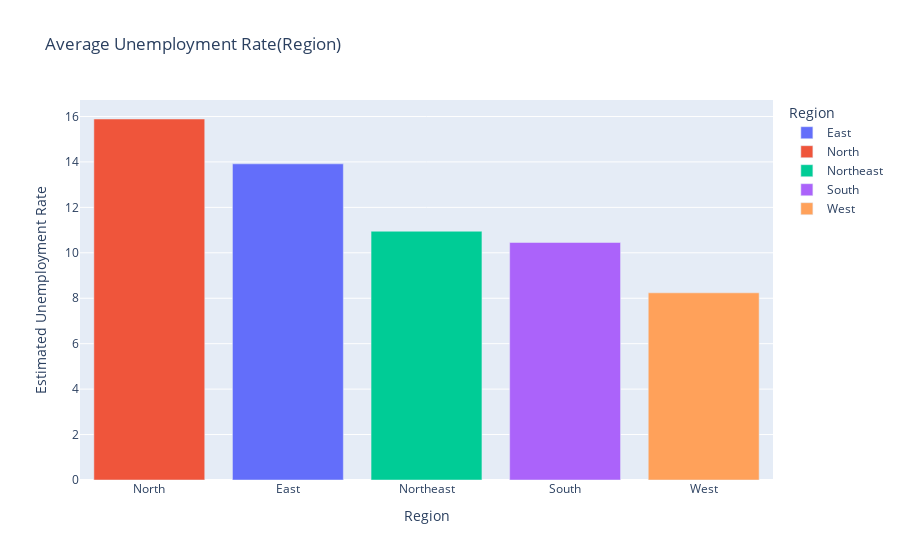

This figure's notebook cell:
### Code cell
# Average Unemployment Rate

fig = px.bar(Region,x='Region',y='Estimated Unemployment Rate',color='Region',title='Average Unemployment Rate(Region)')
fig.update_layout(xaxis={'categoryorder':'total descending'})
fig.show()

### Figure 1 — Plotly figure (JSON) as saved in the notebook; plotly's stock layout.template omitted (floating-point values rounded to 4 significant figures)
{"data": [{"alignmentgroup": "True", "hovertemplate": "Region=%{x}<br>Estimated Unemployment Rate=%{y}<extra></extra>", "legendgroup": "East", "marker": {"color": "#636efa", "pattern": {"shape": ""}}, "name": "East", "offsetgroup": "East", "orientation": "v", "showlegend": true, "textposition": "auto", "type": "bar", "x": ["East"], "xaxis": "x", "y": [13.92], "yaxis": "y"}, {"alignmentgroup": "True", "hovertemplate": "Region=%{x}<br>Estimated Unemployment Rate=%{y}<extra></extra>", "legendgroup": "North", "marker": {"color": "#EF553B", "pattern": {"shape": ""}}, "name": "North", "offsetgroup": "North", "orientation": "v", "showlegend": true, "textposition": "auto", "type": "bar", "x": ["North"], "xaxis": "x", "y": [15.89], "yaxis": "y"}, {"alignmentgroup": "True", "hovertemplate": "Region=%{x}<br>Estimated Unemployment Rate=%{y}<extra></extra>", "legendgroup": "Northeast", "marker": {"color": "#00cc96", "pattern": {"shape": ""}}, "name": "Northeast", "offsetgroup": "Northeast", "orientation": "v", "showlegend": true, "textposition": "auto", "type": "bar", "x": ["Northeast"], "xaxis": "x", "y": [10.95], "yaxis": "y"}, {"alignmentgroup": "True", "hovertemplate": "Region=%{x}<br>Estimated Unemployment Rate=%{y}<extra></extra>", "legendgroup": "South", "marker": {"color": "#ab63fa", "pattern": {"shape": ""}}, "name": "South", "offsetgroup": "South", "orientation": "v", "showlegend": true, "textposition": "auto", "type": "bar", "x": ["South"], "xaxis": "x", "y": [10.45], "yaxis": "y"}, {"alignmentgroup": "True", "hovertemplate": "Region=%{x}<br>Estimated Unemployment Rate=%{y}<extra></extra>", "legendgroup": "West", "marker": {"color": "#FFA15A", "pattern": {"shape": ""}}, "name": "West", "offsetgroup": "West", "orientation": "v", "showlegend": true, "textposition": "auto", "type": "bar", "x": ["West"], "xaxis": "x", "y": [8.239], "yaxis": "y"}], "layout": {"barmode": "relative", "legend": {"title": {"text": "Region"}, "tracegroupgap": 0}, "title": {"text": "Average Unemployment Rate(Region)"}, "xaxis": {"anchor": "y", "categoryarray": ["East", "North", "Northeast", "South", "West"], "categoryorder": "total descending", "domain": [0, 1], "title": {"text": "Region"}}, "yaxis": {"anchor": "x", "domain": [0, 1], "title": {"text": "Estimated Unemployment Rate"}}}}
